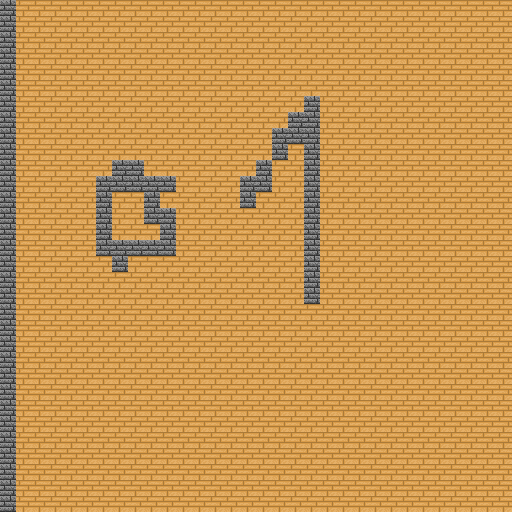

Below is a game level as drawn by its tile map, then a one-line description and the .tmx file that defines it, in full:
An orthogonal 32x32 tile map with 16x16 px tiles, 1 tile layer (Tile Layer 1).

<map version="1.10" tiledversion="1.11.2" orientation="orthogonal" renderorder="right-down" width="32" height="32" tilewidth="16" tileheight="16" infinite="0" nextlayerid="3" nextobjectid="1">
 <tileset firstgid="1" name="tileset" tilewidth="16" tileheight="16" tilecount="40" columns="8">
  <image source="../tilesets/tileset.png" width="128" height="80" />
  <tile id="0">
   <properties>
    <property name="collision" type="bool" value="false" />
   </properties>
  </tile>
  <tile id="1">
   <properties>
    <property name="collision" type="bool" value="false" />
   </properties>
  </tile>
  <tile id="2">
   <properties>
    <property name="collision" type="bool" value="false" />
   </properties>
  </tile>
  <tile id="3">
   <properties>
    <property name="collision" type="bool" value="false" />
   </properties>
  </tile>
  <tile id="4">
   <properties>
    <property name="collision" type="bool" value="true" />
   </properties>
  </tile>
  <tile id="5">
   <properties>
    <property name="collision" type="bool" value="false" />
   </properties>
  </tile>
  <tile id="6">
   <properties>
    <property name="collision" type="bool" value="false" />
   </properties>
  </tile>
  <tile id="7">
   <properties>
    <property name="collision" type="bool" value="false" />
   </properties>
  </tile>
  <tile id="8">
   <properties>
    <property name="collision" type="bool" value="false" />
   </properties>
  </tile>
  <tile id="9">
   <properties>
    <property name="collision" type="bool" value="false" />
   </properties>
  </tile>
  <tile id="10">
   <properties>
    <property name="collision" type="bool" value="false" />
   </properties>
  </tile>
  <tile id="11">
   <properties>
    <property name="collision" type="bool" value="false" />
   </properties>
  </tile>
  <tile id="12">
   <properties>
    <property name="collision" type="bool" value="false" />
   </properties>
  </tile>
  <tile id="13">
   <properties>
    <property name="collision" type="bool" value="false" />
   </properties>
  </tile>
  <tile id="14">
   <properties>
    <property name="collision" type="bool" value="false" />
   </properties>
  </tile>
  <tile id="15">
   <properties>
    <property name="collision" type="bool" value="false" />
   </properties>
  </tile>
  <tile id="16">
   <properties>
    <property name="collision" type="bool" value="false" />
   </properties>
  </tile>
  <tile id="17">
   <properties>
    <property name="collision" type="bool" value="false" />
   </properties>
  </tile>
  <tile id="18">
   <properties>
    <property name="collision" type="bool" value="true" />
   </properties>
  </tile>
  <tile id="19">
   <properties>
    <property name="collision" type="bool" value="true" />
   </properties>
  </tile>
  <tile id="20">
   <properties>
    <property name="collision" type="bool" value="true" />
   </properties>
  </tile>
  <tile id="21">
   <properties>
    <property name="collision" type="bool" value="true" />
   </properties>
  </tile>
  <tile id="22">
   <properties>
    <property name="collision" type="bool" value="true" />
   </properties>
  </tile>
  <tile id="23">
   <properties>
    <property name="collision" type="bool" value="true" />
   </properties>
  </tile>
  <tile id="24">
   <properties>
    <property name="collision" type="bool" value="true" />
   </properties>
  </tile>
  <tile id="25">
   <properties>
    <property name="collision" type="bool" value="true" />
   </properties>
  </tile>
  <tile id="26">
   <properties>
    <property name="collision" type="bool" value="true" />
   </properties>
  </tile>
  <tile id="27">
   <properties>
    <property name="collision" type="bool" value="true" />
   </properties>
  </tile>
  <tile id="28">
   <properties>
    <property name="collision" type="bool" value="true" />
   </properties>
  </tile>
  <tile id="29">
   <properties>
    <property name="collision" type="bool" value="true" />
   </properties>
  </tile>
  <tile id="30">
   <properties>
    <property name="collision" type="bool" value="true" />
   </properties>
  </tile>
  <tile id="31">
   <properties>
    <property name="collision" type="bool" value="true" />
   </properties>
  </tile>
  <tile id="32">
   <properties>
    <property name="collision" type="bool" value="false" />
   </properties>
  </tile>
  <tile id="33">
   <properties>
    <property name="collision" type="bool" value="true" />
   </properties>
  </tile>
  <tile id="34">
   <properties>
    <property name="collision" type="bool" value="true" />
   </properties>
  </tile>
  <tile id="35">
   <properties>
    <property name="collision" type="bool" value="false" />
   </properties>
  </tile>
  <tile id="36">
   <properties>
    <property name="collision" type="bool" value="false" />
   </properties>
  </tile>
  <tile id="37">
   <properties>
    <property name="collision" type="bool" value="false" />
   </properties>
  </tile>
  <tile id="38">
   <properties>
    <property name="collision" type="bool" value="false" />
   </properties>
  </tile>
  <tile id="39">
   <properties>
    <property name="collision" type="bool" value="false" />
   </properties>
  </tile>
 </tileset>
 <layer id="1" name="Tile Layer 1" width="32" height="32">
  <data encoding="csv">
21,2,2,2,2,2,2,2,2,2,2,2,2,2,2,2,2,2,2,2,2,2,2,2,2,2,2,2,2,2,2,2,
21,2,2,2,2,2,2,2,2,2,2,2,2,2,2,2,2,2,2,2,2,2,2,2,2,2,2,2,2,2,2,2,
21,2,2,2,2,2,2,2,2,2,2,2,2,2,2,2,2,2,2,2,2,2,2,2,2,2,2,2,2,2,2,2,
21,2,2,2,2,2,2,2,2,2,2,2,2,2,2,2,2,2,2,2,2,2,2,2,2,2,2,2,2,2,2,2,
21,2,2,2,2,2,2,2,2,2,2,2,2,2,2,2,2,2,2,2,2,2,2,2,2,2,2,2,2,2,2,2,
21,2,2,2,2,2,2,2,2,2,2,2,2,2,2,2,2,2,2,2,2,2,2,2,2,2,2,2,2,2,2,2,
21,2,2,2,2,2,2,2,2,2,2,2,2,2,2,2,2,2,2,21,2,2,2,2,2,2,2,2,2,2,2,2,
21,2,2,2,2,2,2,2,2,2,2,2,2,2,2,2,2,2,21,21,2,2,2,2,2,2,2,2,2,2,2,2,
21,2,2,2,2,2,2,2,2,2,2,2,2,2,2,2,2,21,21,21,2,2,2,2,2,2,2,2,2,2,2,2,
21,2,2,2,2,2,2,2,2,2,2,2,2,2,2,2,2,21,2,21,2,2,2,2,2,2,2,2,2,2,2,2,
21,2,2,2,2,2,2,21,21,2,2,2,2,2,2,2,21,2,2,21,2,2,2,2,2,2,2,2,2,2,2,2,
21,2,2,2,2,2,21,21,21,21,21,2,2,2,2,21,21,2,2,21,2,2,2,2,2,2,2,2,2,2,2,2,
21,2,2,2,2,2,21,2,2,21,2,2,2,2,2,21,2,2,2,21,2,2,2,2,2,2,2,2,2,2,2,2,
21,2,2,2,2,2,21,2,2,21,21,2,2,2,2,2,2,2,2,21,2,2,2,2,2,2,2,2,2,2,2,2,
21,2,2,2,2,2,21,2,2,2,21,2,2,2,2,2,2,2,2,21,2,2,2,2,2,2,2,2,2,2,2,2,
21,2,2,2,2,2,21,21,21,21,21,2,2,2,2,2,2,2,2,21,2,2,2,2,2,2,2,2,2,2,2,2,
21,2,2,2,2,2,2,21,2,2,2,2,2,2,2,2,2,2,2,21,2,2,2,2,2,2,2,2,2,2,2,2,
21,2,2,2,2,2,2,2,2,2,2,2,2,2,2,2,2,2,2,21,2,2,2,2,2,2,2,2,2,2,2,2,
21,2,2,2,2,2,2,2,2,2,2,2,2,2,2,2,2,2,2,21,2,2,2,2,2,2,2,2,2,2,2,2,
21,2,2,2,2,2,2,2,2,2,2,2,2,2,2,2,2,2,2,2,2,2,2,2,2,2,2,2,2,2,2,2,
21,2,2,2,2,2,2,2,2,2,2,2,2,2,2,2,2,2,2,2,2,2,2,2,2,2,2,2,2,2,2,2,
21,2,2,2,2,2,2,2,2,2,2,2,2,2,2,2,2,2,2,2,2,2,2,2,2,2,2,2,2,2,2,2,
21,2,2,2,2,2,2,2,2,2,2,2,2,2,2,2,2,2,2,2,2,2,2,2,2,2,2,2,2,2,2,2,
21,2,2,2,2,2,2,2,2,2,2,2,2,2,2,2,2,2,2,2,2,2,2,2,2,2,2,2,2,2,2,2,
21,2,2,2,2,2,2,2,2,2,2,2,2,2,2,2,2,2,2,2,2,2,2,2,2,2,2,2,2,2,2,2,
21,2,2,2,2,2,2,2,2,2,2,2,2,2,2,2,2,2,2,2,2,2,2,2,2,2,2,2,2,2,2,2,
21,2,2,2,2,2,2,2,2,2,2,2,2,2,2,2,2,2,2,2,2,2,2,2,2,2,2,2,2,2,2,2,
21,2,2,2,2,2,2,2,2,2,2,2,2,2,2,2,2,2,2,2,2,2,2,2,2,2,2,2,2,2,2,2,
21,2,2,2,2,2,2,2,2,2,2,2,2,2,2,2,2,2,2,2,2,2,2,2,2,2,2,2,2,2,2,2,
21,2,2,2,2,2,2,2,2,2,2,2,2,2,2,2,2,2,2,2,2,2,2,2,2,2,2,2,2,2,2,2,
21,2,2,2,2,2,2,2,2,2,2,2,2,2,2,2,2,2,2,2,2,2,2,2,2,2,2,2,2,2,2,2,
21,2,2,2,2,2,2,2,2,2,2,2,2,2,2,2,2,2,2,2,2,2,2,2,2,2,2,2,2,2,2,2
</data>
 </layer>
</map>
